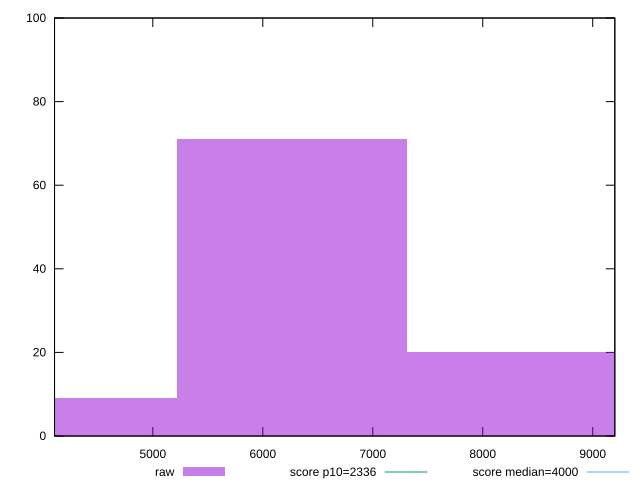

Here is the gnuplot script that generated this plot:
reset

$raw <<EOF
6268.710789886505 71
4179.140526591003 9
8358.281053182007 20
EOF

set key outside below
set boxwidth 2089.5702632955017
set xrange [4106.396:9200.986999999997]
set yrange [0:100]
set trange [0:100]
set style fill transparent solid 0.5 noborder

set parametric
set terminal svg size 640, 490 enhanced background rgb 'white'
set output "reports/report_00027_2021-02-24T12-40-31.850Z/first-meaningful-paint/samples/astro/raw/histogram.svg"

plot $raw title "raw" with boxes, \
     2336,t title "score p10=2336", \
     4000,t title "score median=4000"

reset
